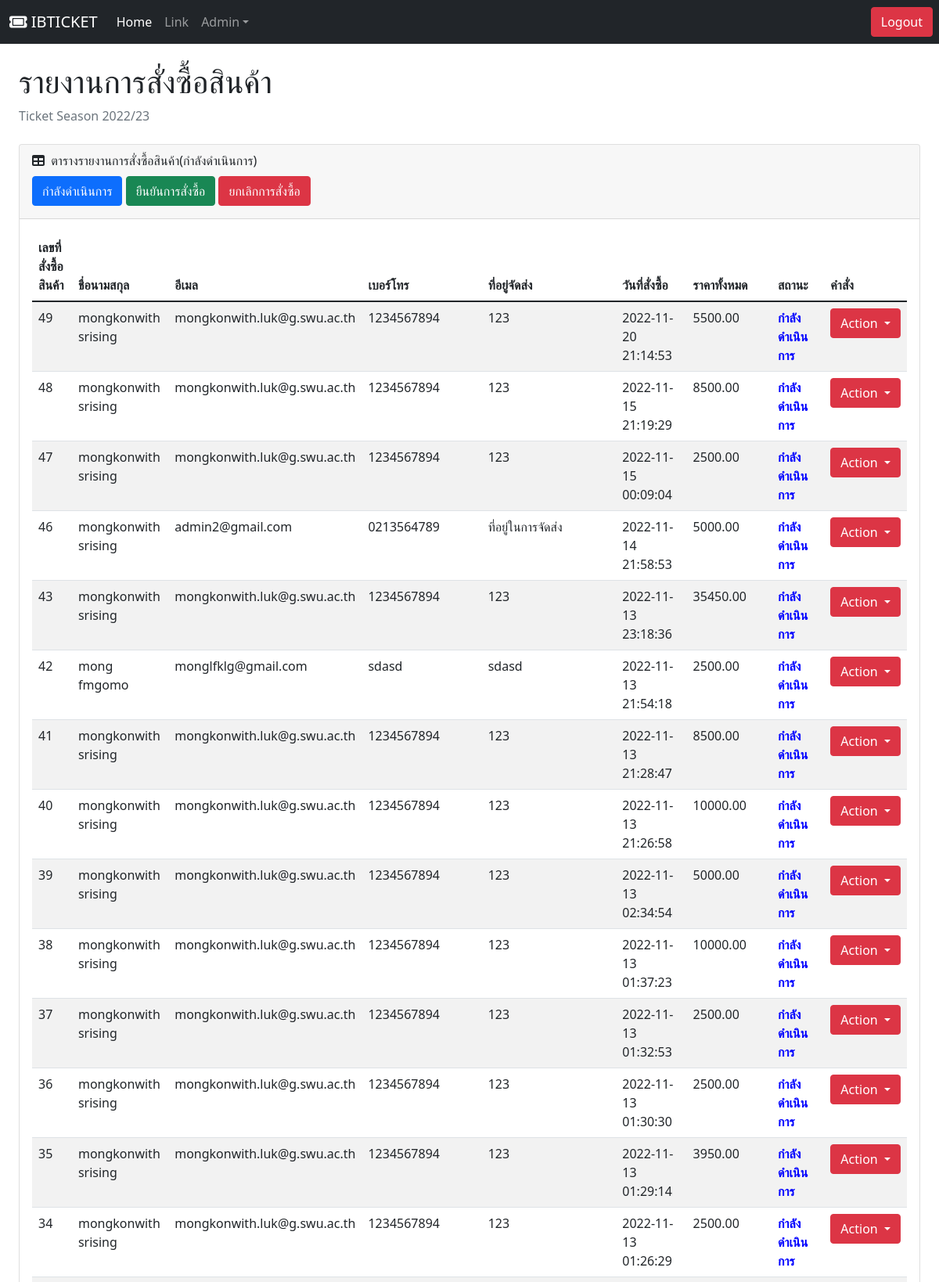
Screenshot of /admin/Admin_index.php (upper part) with the database file from the repository.
### tables this page shows
CREATE TABLE `orders` (
  `id_order` int(11) NOT NULL,
  `customer_id` int(11) NOT NULL,
  `grand_total` float(10,2) NOT NULL,
  `created` datetime NOT NULL,
  `status_order` enum('1','2','0') NOT NULL DEFAULT '1' COMMENT '1=ดำเนินการสั่งซื้อ 2=ยืนยันการสั่งซื้อ 0=ยกเลิกคำสั่งซื้อ'
);

CREATE TABLE `customers` (
  `id_cus` int(11) NOT NULL,
  `first_name` varchar(25) NOT NULL,
  `last_name` varchar(25) NOT NULL,
  `email` varchar(50) NOT NULL,
  `phone` varchar(15) NOT NULL,
  `address` text NOT NULL,
  `created` datetime NOT NULL,
  `modified` datetime NOT NULL,
  `status` tinyint(1) NOT NULL DEFAULT 1 COMMENT '1=Active | 0=Inactive',
  `slip` varchar(255) DEFAULT NULL,
  `total_price` float(10,2) NOT NULL
);

### admin/Admin_index.php (the view, shortened to what this page needs)
<?php
include 'dbConnect.php';
?>
<!DOCTYPE html>
<html lang="en">
    <head>
        <link href="https://cdn.jsdelivr.net/npm/simple-datatables@latest/dist/style.css" rel="stylesheet" />
        <link href="css/Adminstyles.css" rel="stylesheet" />
    </head>
    <body class="sb-nav-fixed">
    <?php require_once 'navBarAdmin.php';?>
            <div id="layoutSidenav_content">
                <main>
                    <div class="container-fluid px-4">
                        <h1 class="mt-4">รายงานการสั่งซื้อสินค้า</h1>
                        <ol class="breadcrumb mb-4">
                            <li class="breadcrumb-item active">Ticket Season 2022/23</li>
                        </ol>
                        <div class="card mb-4">
                            <div class="card-header">
                                <i class="fas fa-table me-1"></i>
                                ตารางรายงานการสั่งซื้อสินค้า(กำลังดำเนินการ)
                                <div class="buttoncolor mb-2 mt-2">
                                <a href ="Admin_index.php "><button type="button" class="btn btn-primary ">กำลังดำเนินการ</button></a>
                                <a href ="Admin_index_confirm.php "><button type="button" class="btn btn-success ">ยืนยันการสั่งซื้อ</button></a>
                                <a href ="Admin_index_cancel.php "><button type="button" class="btn btn-danger ">ยกเลิกการสั่งซื้อ</button></a>
                                </div>
                            </div>
                            <div class="card-body">
                                <table id="datatablesSimple" class="table table-striped">
                                    <thead>
                                        <tr>
                                            <th>เลขที่สั่งซื้อสินค้า</th>
                                            <th>ชื่อนามสกุล</th>
                                            <th>อีเมล</th>
                                            <th>เบอร์โทร</th>
                                            <th>ที่อยู่จัดส่ง</th>
                                            <th>วันที่สั่งซื้อ</th>
                                            <th>ราคาทั้งหมด</th>
                                            <th>สถานะ</th>
                                            <th>คำสั่ง</th>
                                        </tr>
                                    </thead>
                                    <tbody>
                                        <?php
                                        $sql = "SELECT   id_order, first_name, last_name, email, phone, address, modified, grand_total, status_order, slip
                                        FROM  customers
                                        LEFT JOIN orders ON customers.id_cus = orders.customer_id
                                        WHERE status_order = '1'
                                        ORDER BY customer_id DESC "
                                        ;
                                        $result = mysqli_query($db, $sql);
                                        while($row=mysqli_fetch_array($result)){
                                            $status = $row['status_order']
                                        ?>
                                        <tr>
                                            <td><?=$row['id_order']?></td>
                                            <td><?=$row['first_name']?> <?=$row['last_name']?></td>
                                            <td><?=$row['email']?></td>
                                            <td><?=$row['phone']?></td>
                                            <td><?=$row['address']?></td>
                                            <td><?=$row['modified']?></td>
                                            <td><?=$row['grand_total']?></td>
                                            <td><? ?>
                                            <?php
                                            if($status == 1){
                                                echo  "<b style = 'color:blue'>กำลังดำเนินการ</b>";
                                            }else if($status == 2){
                                                echo "<b style = 'color:green'>ยืนยันการสั่งซื้อ</b>";
                                            }else if($status == 0){
                                                echo "<b style = 'color:red'>ยกเลิกการสั่งซื้อ</b>";
                                            }
                                            ?>
                                        </td>
                                            <td>
                                                                <div class="btn-group">
                                                                <button type="button" class="btn btn-danger dropdown-toggle" data-bs-toggle="dropdown" aria-expanded="false">
                                                                    Action
                                                                </button>
                                                                </div>
                                            </td>
                                        </tr>
                                        <?php
                                        }
                                    ?>
                                    </tbody>
                                </table>
                            </div>
                        </div>
                    </div>
                </main>
            </div>
    </body>
</html>

### rows the page displays
orders: id_order "49", customer.first_name "mongkonwith", customer.last_name "srising", customer.email "mongkonwith.luk@g.swu.ac.th", customer.phone "1234567894", customer.address "123", customer.modified "2022-11-20 21:14:53", grand_total "5500.00", status_order "กำลังดำเนินการ"
orders: id_order "48", customer.first_name "mongkonwith", customer.last_name "srising", customer.email "mongkonwith.luk@g.swu.ac.th", customer.phone "1234567894", customer.address "123", customer.modified "2022-11-15 21:19:29", grand_total "8500.00", status_order "กำลังดำเนินการ"
orders: id_order "47", customer.first_name "mongkonwith", customer.last_name "srising", customer.email "mongkonwith.luk@g.swu.ac.th", customer.phone "1234567894", customer.address "123", customer.modified "2022-11-15 00:09:04", grand_total "2500.00", status_order "กำลังดำเนินการ"
orders: id_order "46", customer.first_name "mongkonwith", customer.last_name "srising", customer.email "admin2@gmail.com", customer.phone "0213564789", customer.address "ที่อยู่ในการจัดส่ง", customer.modified "2022-11-14 21:58:53", grand_total "5000.00", status_order "กำลังดำเนินการ"
orders: id_order "43", customer.first_name "mongkonwith", customer.last_name "srising", customer.email "mongkonwith.luk@g.swu.ac.th", customer.phone "1234567894", customer.address "123", customer.modified "2022-11-13 23:18:36", grand_total "35450.00", status_order "กำลังดำเนินการ"
orders: id_order "42", customer.first_name "mong", customer.last_name "fmgomo", customer.email "monglfklg@gmail.com", customer.phone "sdasd", customer.address "sdasd", customer.modified "2022-11-13 21:54:18", grand_total "2500.00", status_order "กำลังดำเนินการ"
orders: id_order "41", customer.first_name "mongkonwith", customer.last_name "srising", customer.email "mongkonwith.luk@g.swu.ac.th", customer.phone "1234567894", customer.address "123", customer.modified "2022-11-13 21:28:47", grand_total "8500.00", status_order "กำลังดำเนินการ"
orders: id_order "40", customer.first_name "mongkonwith", customer.last_name "srising", customer.email "mongkonwith.luk@g.swu.ac.th", customer.phone "1234567894", customer.address "123", customer.modified "2022-11-13 21:26:58", grand_total "10000.00", status_order "กำลังดำเนินการ"
orders: id_order "39", customer.first_name "mongkonwith", customer.last_name "srising", customer.email "mongkonwith.luk@g.swu.ac.th", customer.phone "1234567894", customer.address "123", customer.modified "2022-11-13 02:34:54", grand_total "5000.00", status_order "กำลังดำเนินการ"
orders: id_order "38", customer.first_name "mongkonwith", customer.last_name "srising", customer.email "mongkonwith.luk@g.swu.ac.th", customer.phone "1234567894", customer.address "123", customer.modified "2022-11-13 01:37:23", grand_total "10000.00", status_order "กำลังดำเนินการ"
orders: id_order "37", customer.first_name "mongkonwith", customer.last_name "srising", customer.email "mongkonwith.luk@g.swu.ac.th", customer.phone "1234567894", customer.address "123", customer.modified "2022-11-13 01:32:53", grand_total "2500.00", status_order "กำลังดำเนินการ"
orders: id_order "36", customer.first_name "mongkonwith", customer.last_name "srising", customer.email "mongkonwith.luk@g.swu.ac.th", customer.phone "1234567894", customer.address "123", customer.modified "2022-11-13 01:30:30", grand_total "2500.00", status_order "กำลังดำเนินการ"
orders: id_order "35", customer.first_name "mongkonwith", customer.last_name "srising", customer.email "mongkonwith.luk@g.swu.ac.th", customer.phone "1234567894", customer.address "123", customer.modified "2022-11-13 01:29:14", grand_total "3950.00", status_order "กำลังดำเนินการ"
orders: id_order "34", customer.first_name "mongkonwith", customer.last_name "srising", customer.email "mongkonwith.luk@g.swu.ac.th", customer.phone "1234567894", customer.address "123", customer.modified "2022-11-13 01:26:29", grand_total "2500.00", status_order "กำลังดำเนินการ"
